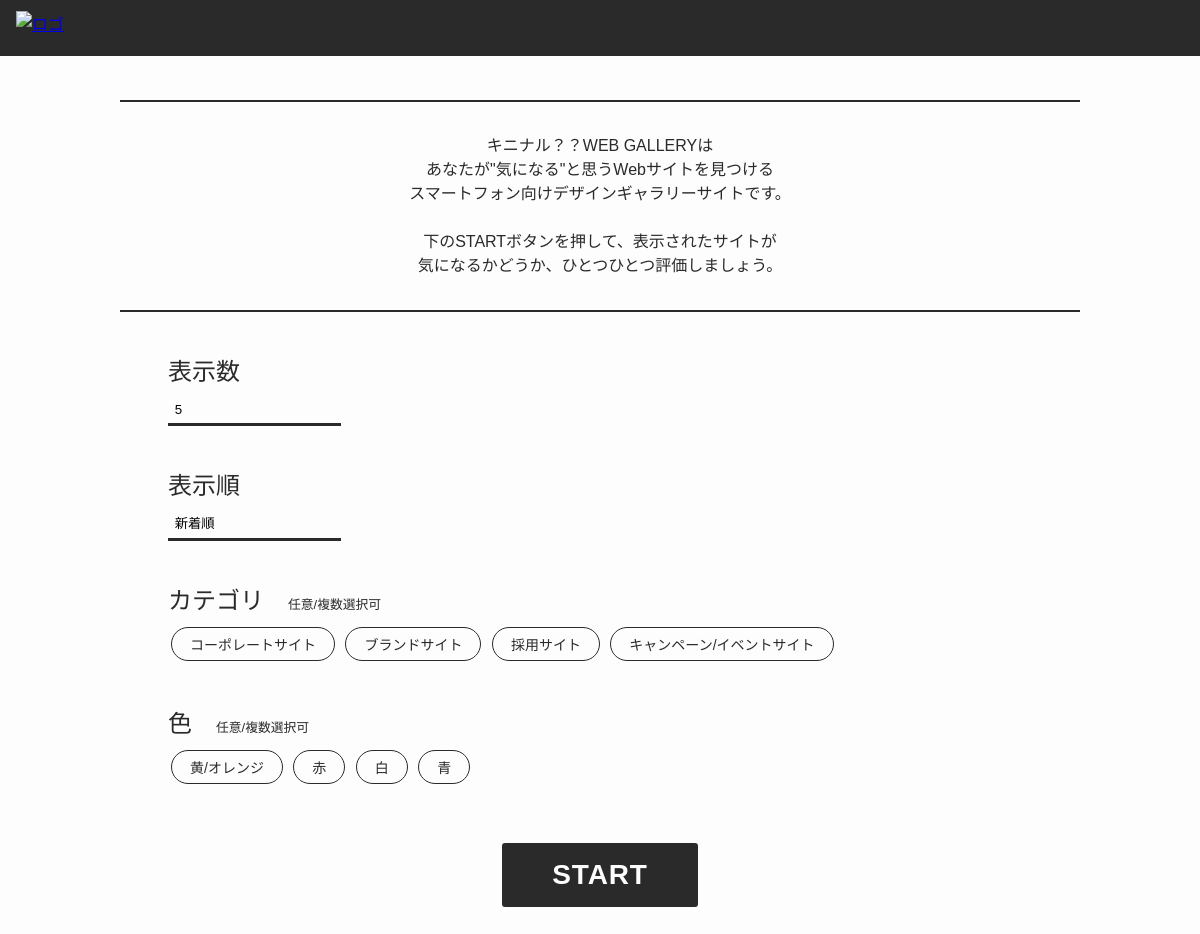
The page / on the database its author committed.
### gallery/models.py (models this page shows)
class Sitecategory(models.Model):
    name = models.CharField(max_length=32, unique=True)
    def __str__(self):
        return self.name

class Sitecolor(models.Model):
    name = models.CharField(max_length=32, unique=True)
    def __str__(self):
        return self.name

### gallery/views.py (the view, shortened to what this page needs)
# urls.py: path(r'', views.top.as_view(), name='top'),
class top(TemplateView):
    select_form_class = SelectForm
    template_name ='gallery/top.html'
    def get(self, request):
        context = {
                'select_form': self.select_form_class(),
                }
        return render(request, 'gallery/top.html', context)

### gallery/forms.py
class SelectForm(forms.Form):
    category = forms.ModelMultipleChoiceField(
        label="",
        queryset=Sitecategory.objects.all(),
        required=False,
        widget=CustomCheckboxSelectMultiple,
        )
    color = forms.ModelMultipleChoiceField(
        label="",
        queryset=Sitecolor.objects.all(),
        required=False,
        widget=CustomCheckboxSelectMultiple
    )
    num = forms.ChoiceField(
        label='',
        choices=num_choicies,
        required=True
    )
    turn = forms.ChoiceField(
        label='',
        choices=turn_choicies,
        required=True
    )

### gallery/templates/gallery/top.html (shortened to what this page needs)
{% load static %}
{% load widget_tweaks %}
<!DOCTYPE html>
<html>
<head>
  <link rel="stylesheet" type="text/css" href="{% static 'css/top.css' %}">
</head>
<body>
  <header>
    <div class="inline_header">
      <a class="to_top" href="{% url 'top' %}">
        <img src="{% static 'img/logo2.png' %}" alt="ロゴ"/>
      </a>
    </div>
  </header>
  <div class="block1">
    <hr>
    <p class="explanation">
      キニナル？？WEB GALLERYは<br>
      あなたが"気になる"と思うWebサイトを見つける<br>
      スマートフォン向けデザインギャラリーサイトです。<br>
      <br>
      下のSTARTボタンを押して、表示されたサイトが<br>
      気になるかどうか、ひとつひとつ評価しましょう。
    </p>
    <hr>
    <form method="POST">
      <div class="form_ele num">
        <h1>表示数</h1>
        {{ select_form.num|add_class:'sel' }}
      </div>
      <div class="form_ele turn">
        <h1>表示順</h1>
        {{ select_form.turn|add_class:'sel' }}
      </div>
      <h1>カテゴリ<span class="mini">任意/複数選択可</span></h1>
      <div class="form_ele category">
        {{ select_form.category|add_class:'form-control' }}
      </div>
      <div class="form_ele color">
        <h1>色<span class="mini">任意/複数選択可</span></h1>
        {{ select_form.color|add_class:'form-control' }}
      </div>
      <button type="submit" name="select" class="select_btn">START</button>
    </form>
  </div>
</body>
</html>

### gallery/templates/gallery/widgets/custom_checkbox_option.html (shortened to what this page needs)
<label for="{{ widget.attrs.id }}" class="custom-checkbox-label">
    {{ widget.label }}
</label>

### gallery/static/css/top.css (style rules this page uses)
body { background-color: #FDFDFD; margin: 0; height: 100%; color: #2A2A2A; font-family: 'Noto Sans JP', sans-serif; }
header { text-align: center; background-color: #2A2A2A; height: 7vh; }
.inline_header { display: inline-block; position: relative; text-align: start; vertical-align: middle; height: 100%; width: 100%; }
img { position: relative; object-fit: contain; text-align: start; vertical-align: middle; height: 60%; top: 20%; margin: 0 2vh; }
.block1 { margin: 3% 5%; width: 90%; display: inline-block; }
hr { border-width: 1px; border-style: solid; }
.explanation { font-weight: normal; font-size: 3.5vw; line-height: 1.5; text-align: center; margin: 3vh 0 3vh 0; }
form { text-align: center; margin: 3vh auto; }
h1 { text-align: left; font-weight: normal; font-size: 3vh; margin: 5vh 0 1vh 0; }
.mini { font-size: 1.6vh; margin: 0 3vh; color: #2A2A2A; }
.form_ele { text-align: left; }
.custom-checkbox-label { display: inline-block; border-radius: 20px; text-align: center; text-decoration: none; border: solid 1px #2A2A2A; transition: 0.25s; padding: 6px 18px; cursor: pointer; font-size: 14px; margin: 3px; }
.sel { position: relative; width: 20vh; border: none; border-radius: 0; border-bottom-color: #2A2A2A; border-bottom-style: solid; padding: 0.5em; }
select { -webkit-appearance: none; box-sizing: content-box; background-color: #FDFDFD; cursor: pointer; }
.sel option { padding: 1em; }
.turn { margin-bottom: 3vh; }
.select_btn { display: block; width: 7em; margin: 6vh auto 5vh auto; padding: 0.5em 1em; font-size: 3.5vh; font-weight: 700; letter-spacing: 0.03em; text-decoration: none; color: #FDFDFD; background-color: #2A2A2A; border: solid 2px #2A2A2A; border-radius: 3px; transition: .4s; cursor: pointer; }
@media screen and (min-width: 480px) { .explanation { font-weight: normal; font-size: 2vh; line-height: 1.5; text-align: center; margin: 4vh 0 4vh 0; } }
@media screen and (min-width: 480px) { .block1 { margin: 3% 10%; width: 80%; } }
@media screen and (min-width: 480px) { form { width: 90%; } }
@media screen and (min-width: 480px) { .select_btn { display: block; width: 7em; margin: 7vh auto 7vh auto; padding: 0.5em 1em; font-size: 3.5vh; text-decoration: none; color: #FDFDFD; background-color: #2A2A2A; border: solid 2px #2A2A2A; border-radius: 3px; transition: .4s; } }

### rows shown on the page
Sitecategory: label "コーポレートサイト"
Sitecategory: label "ブランドサイト"
Sitecategory: label "採用サイト"
Sitecategory: label "キャンペーン/イベントサイト"
Sitecolor: label "黄/オレンジ"

### other values the page prints
{{ widget.label }} "赤" "白" "青"
